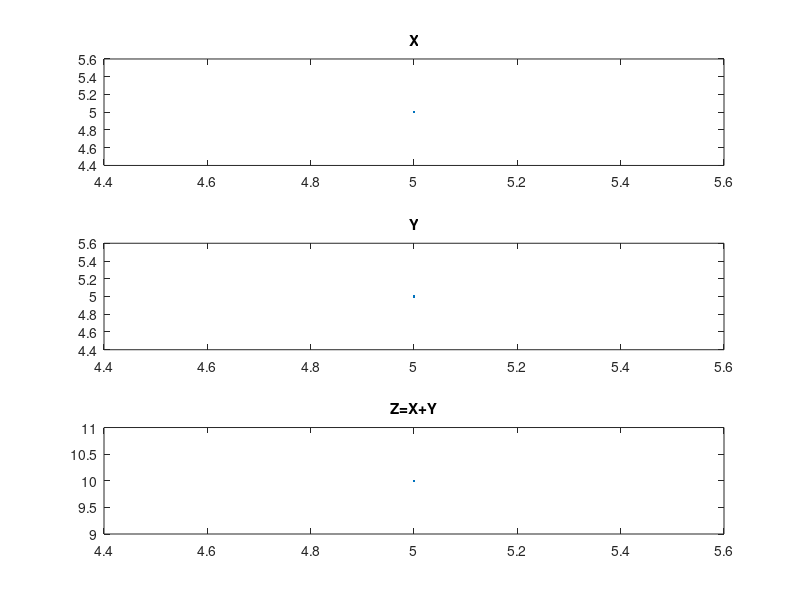

Here is the MATLAB script that generated this plot:
n1=input('length in form x:y');
x=input('sequence in form [x y .. z]');

n2=input('length in form x:y');
y=input('sequence in form [x y .. z]');
% two signals of different indeces
subplot(3,1,1);
plot(n1,x);
title('X') ;

subplot(3,1,2);
plot(n2,y);
title('Y');

n3 =min (min(n1) ,min( n2 ) ) : max ( max ( n1 ) , max ( n2 ) );  %  finding the duration of output signal
s1 =zeros(1,length (n3) );
s2 =s1;
s1 (find ( ( n3>=min( n1 ) ) & ( n3 <=max ( n1 ) )==1 ) )=x; 
% signal x with the duration of  output signal add
s2 (find ( ( n3>=min ( n2 ) ) & ( n3 <=max ( n2 ))==1) )=y;
 % signal y with the duration of  output signal add
add=s1 +s2; % addition
subplot(3,1,3)
plot(n3,add)
title('Z=X+Y');
